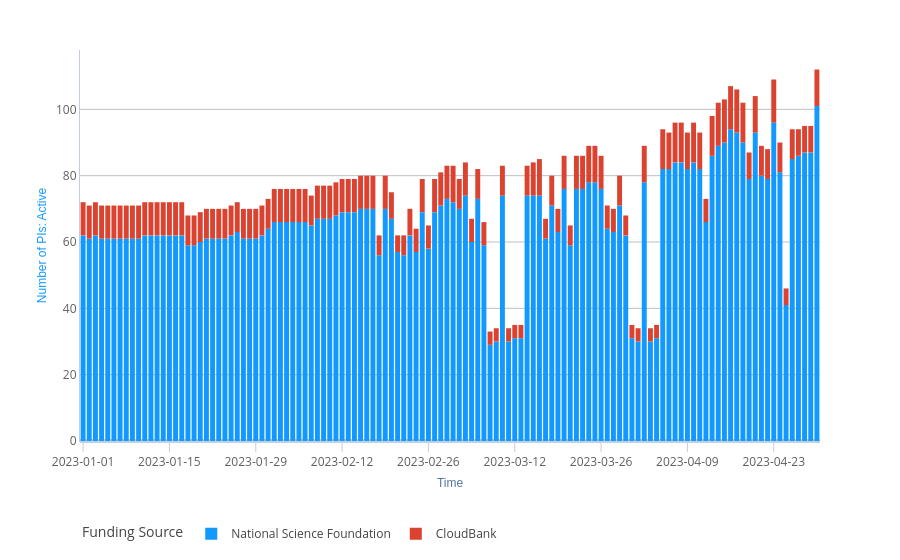

The cell this chart's notebook holds for it:
### Markdown cell above
The code below shows how to get data grouped by the `Funding Source` dimension and plot them.

### Code cell
metric_label = 'Number of PIs: Active'
with dw:
    df = dw.get_data(
        duration=('2023-01-01', '2023-04-30'),
        realm='CloudBankSpend',
        metric=metric_label,
        dimension='cb_funder', 
    )
plot = px.bar(df, labels={'value': metric_label})
plot.show()
